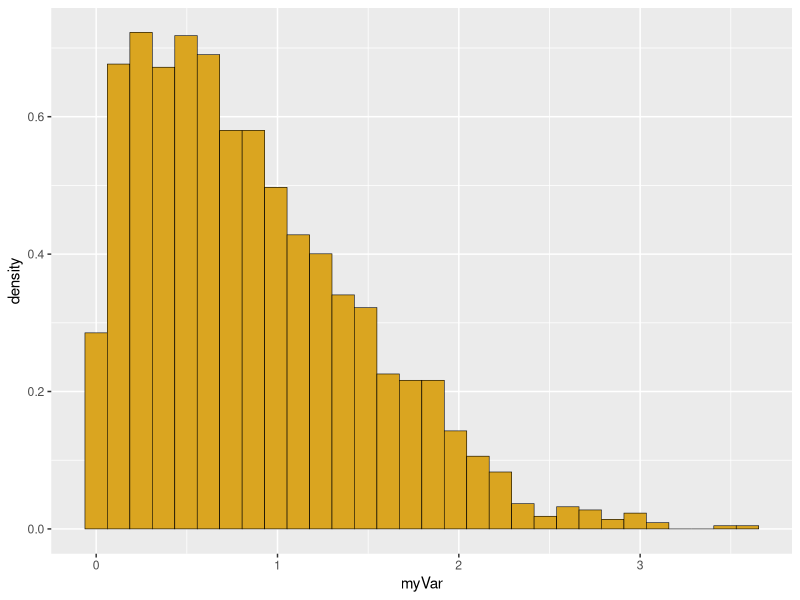
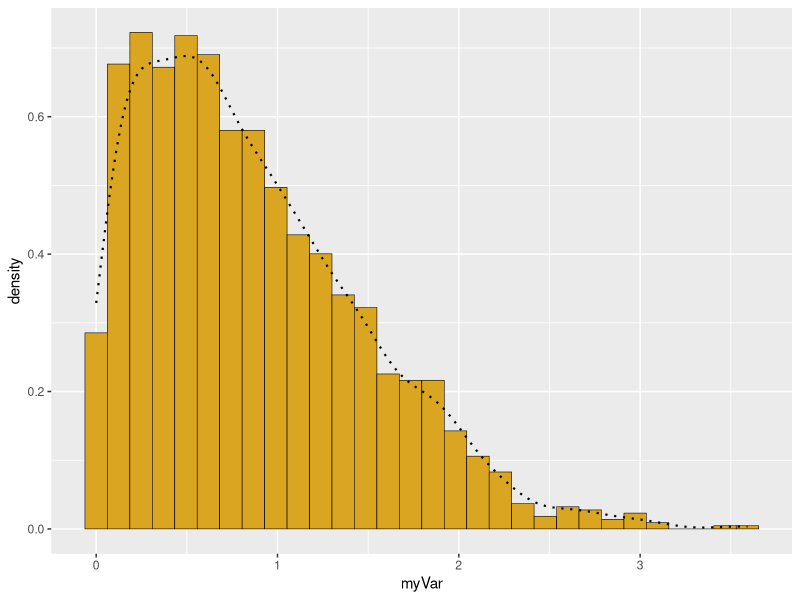
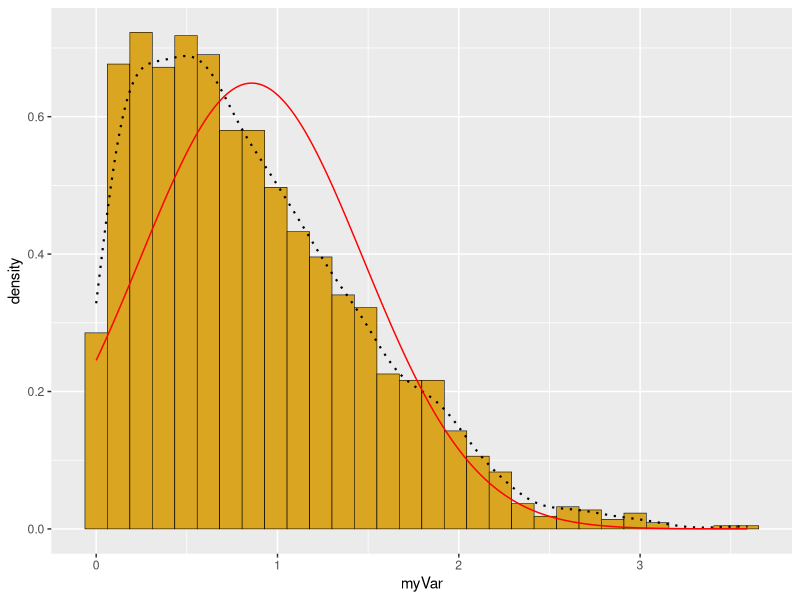
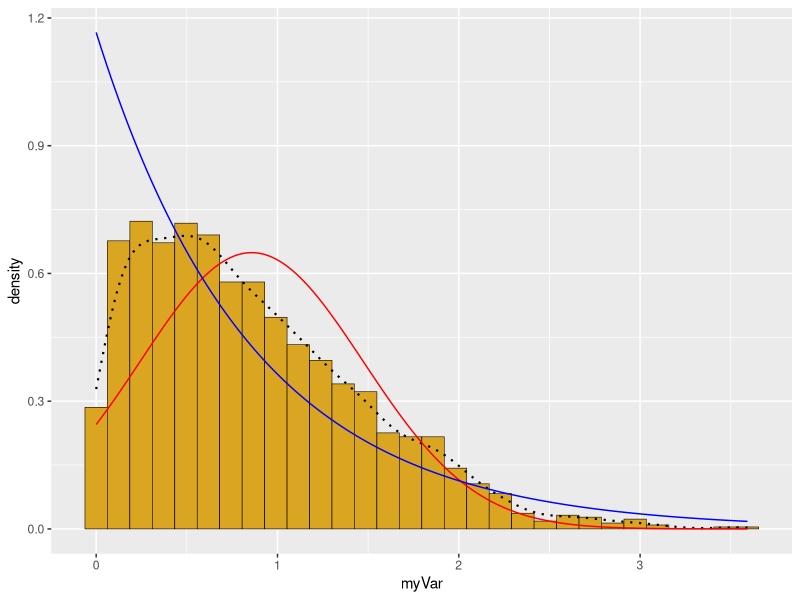
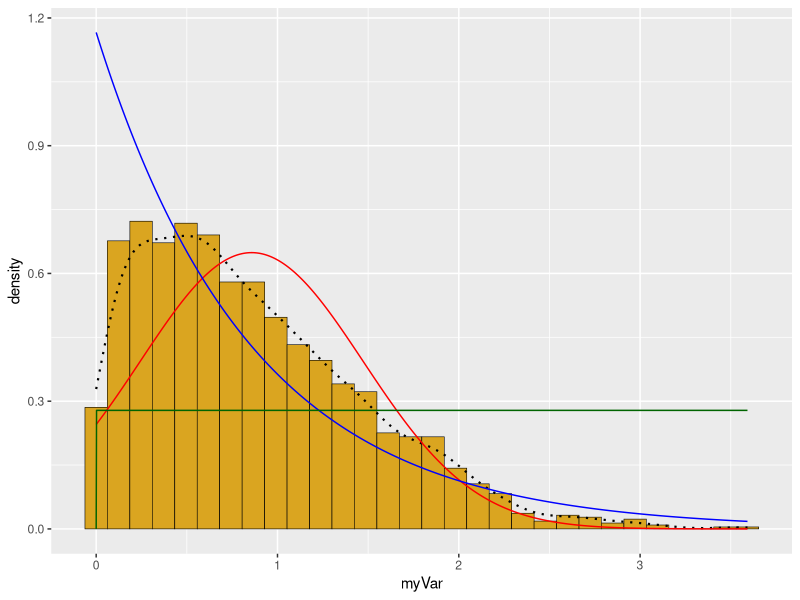
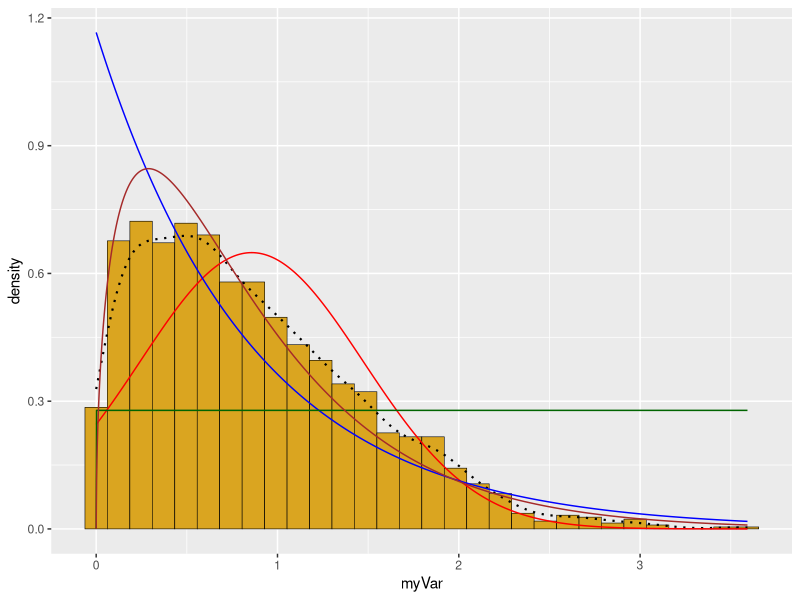
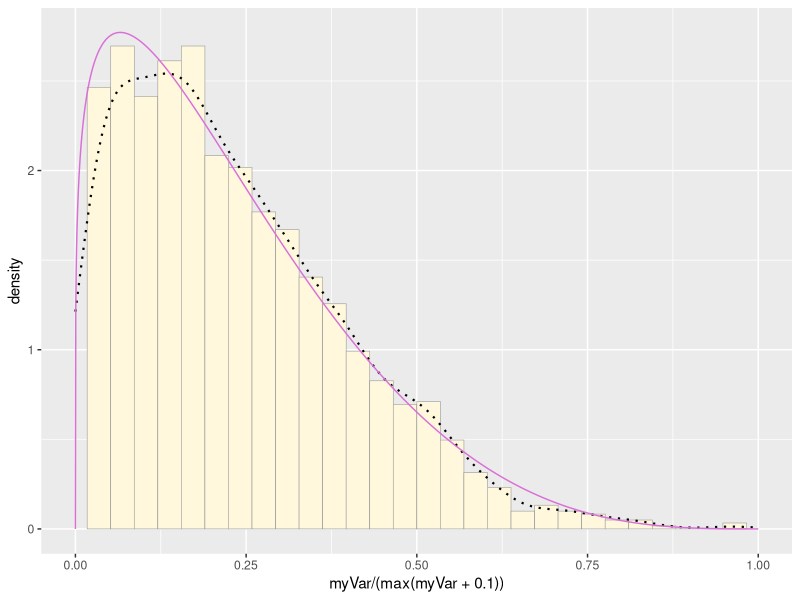
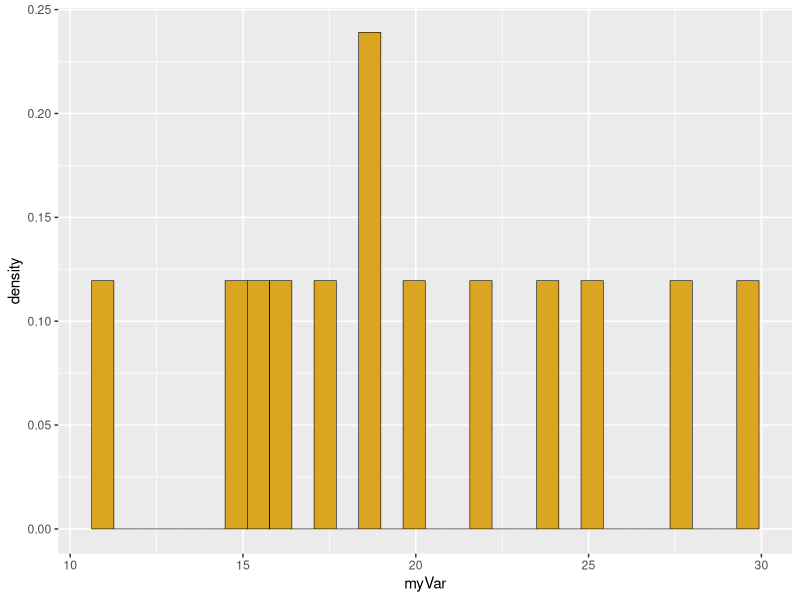

Write R code to recreate these figures, in order.
## ---- chunk 1
knitr::opts_chunk$set(echo = TRUE)
## ---- chunk 2

library(ggplot2) # for graphics
library(MASS) # for maximum likelihood estimation
library(dplyr)


# quick and dirty, a truncated normal distribution to work on the solution set

z <- rnorm(n=3000,mean=0.2)
z <- data.frame(1:3000,z)
names(z) <- list("ID","myVar")
z <- z[z$myVar>0,]
str(z)
summary(z$myVar)

# plot histogram of data

p1 <- ggplot(data=z, aes(x=myVar, y=..density..)) +
  geom_histogram(color="black",fill="goldenrod",size=0.2) 
print(p1)

# add empirical density curve (does not assume probability distribution, just smooths shape of histogram)

p1 <-  p1 +  geom_density(linetype="dotted",size=0.75)
print(p1)

# fit normal distribution to data + grab maximum likelihood estimators

normPars <- fitdistr(z$myVar,"normal")
print(normPars)
str(normPars)
normPars$estimate["mean"] # note structure of getting a named attribute

# plot normal probability density

meanML <- normPars$estimate["mean"]
sdML <- normPars$estimate["sd"]

xval <- seq(0,max(z$myVar),len=length(z$myVar))

stat <- stat_function(aes(x = xval, y = ..y..), fun = dnorm, colour="red", n = length(z$myVar), args = list(mean = meanML, sd = sdML))
p1 + stat

# plot exponential probability density

expoPars <- fitdistr(z$myVar,"exponential")
rateML <- expoPars$estimate["rate"]

stat2 <- stat_function(aes(x = xval, y = ..y..), fun = dexp, colour="blue", n = length(z$myVar), args = list(rate=rateML))
p1 + stat + stat2

# plot uniform probability density

stat3 <- stat_function(aes(x = xval, y = ..y..), fun = dunif, colour="darkgreen", n = length(z$myVar), args = list(min=min(z$myVar), max=max(z$myVar)))
p1 + stat + stat2 + stat3

# plot gamma probability density

gammaPars <- fitdistr(z$myVar,"gamma")
shapeML <- gammaPars$estimate["shape"]
rateML <- gammaPars$estimate["rate"]

stat4 <- stat_function(aes(x = xval, y = ..y..), fun = dgamma, colour="brown", n = length(z$myVar), args = list(shape=shapeML, rate=rateML))
p1 + stat + stat2 + stat3 + stat4

# plot beta probability density

pSpecial <- ggplot(data=z, aes(x=myVar/(max(myVar + 0.1)), y=..density..)) +
  geom_histogram(color="grey60",fill="cornsilk",size=0.2) + 
  xlim(c(0,1)) +
  geom_density(size=0.75,linetype="dotted")

betaPars <- fitdistr(x=z$myVar/max(z$myVar + 0.1),start=list(shape1=1,shape2=2),"beta")
shape1ML <- betaPars$estimate["shape1"]
shape2ML <- betaPars$estimate["shape2"]

statSpecial <- stat_function(aes(x = xval, y = ..y..), fun = dbeta, colour="orchid", n = length(z$myVar), args = list(shape1=shape1ML,shape2=shape2ML))
pSpecial + statSpecial


# The normal distribution seems to fit this dataset best, which is to be expected when it was generated from a normal distribution (using "rnorm")!
## ---- chunk 3
library(ggplot2) # for graphics
library(MASS) # for maximum likelihood estimation
library(dplyr)


# Using data from Allen et al., 2018 - mean unique units per cycle

# Reading in the data

z <- read.csv("Allen et al - Proceedings B Supplementary Data - Raw Data 3.csv",header=TRUE,sep=",")
str(z)
z$myVar <-z$Mean.Unique.Units.per.Cycle
summary(z)

# plot histogram of data

p1 <- ggplot(data=z, aes(x=myVar, y=after_stat(density))) + geom_histogram(color="black",fill="goldenrod",size=0.2) 
print(p1)

# excluded the smoothing, because there's really not much data to smooth!

# fit normal distribution to data + grab maximum likelihood estimators

normPars <- fitdistr(z$myVar,"normal")
print(normPars)
str(normPars)
normPars$estimate["mean"] # note structure of getting a named attribute

# plot normal probability density

meanML <- normPars$estimate["mean"]
sdML <- normPars$estimate["sd"]

xval <- seq(0,max(z$myVar),len=length(z$myVar))

stat <- stat_function(aes(x = xval, y = ..y..), fun = dnorm, colour="red", n = length(z$myVar), args = list(mean = meanML, sd = sdML))
p1 + stat

# doesn't fit very well - seems to be same/similar probability of all means except ~19, which has a higher density

# plot exponential probability density

expoPars <- fitdistr(z$myVar,"exponential")
rateML <- expoPars$estimate["rate"]

stat2 <- stat_function(aes(x = xval, y = ..y..), fun = dexp, colour="blue", n = length(z$myVar), args = list(rate=rateML))
p1 + stat + stat2

# doesn't fit well

# plot uniform probability density

stat3 <- stat_function(aes(x = xval, y = ..y..), fun = dunif, colour="darkgreen", n = length(z$myVar), args = list(min=min(z$myVar), max=max(z$myVar)))
p1 + stat + stat2 + stat3

# the fit's ok, but not great - doesn't include the high probability of ~19 

# plot gamma probability density

gammaPars <- fitdistr(z$myVar,"gamma")
shapeML <- gammaPars$estimate["shape"]
rateML <- gammaPars$estimate["rate"]

stat4 <- stat_function(aes(x = xval, y = ..y..), fun = dgamma, colour="brown", n = length(z$myVar), args = list(shape=shapeML, rate=rateML))
p1 + stat + stat2 + stat3 + stat4

# probably the best fit, but still not great

# plot beta probability density

pSpecial <- ggplot(data=z, aes(x=myVar/(max(myVar + 0.1)), y=..density..)) +
  geom_histogram(color="grey60",fill="cornsilk",size=0.2) + 
  xlim(c(0,1)) +
  geom_density(size=0.75,linetype="dotted")

betaPars <- fitdistr(x=z$myVar/max(z$myVar + 0.1),start=list(shape1=1,shape2=2),"beta")
shape1ML <- betaPars$estimate["shape1"]
shape2ML <- betaPars$estimate["shape2"]

statSpecial <- stat_function(aes(x = xval, y = ..y..), fun = dbeta, colour="orchid", n = length(z$myVar), args = list(shape1=shape1ML,shape2=shape2ML))
pSpecial + statSpecial

# Gamma fit the data best, though we definitely need more data to make an actual curve!

